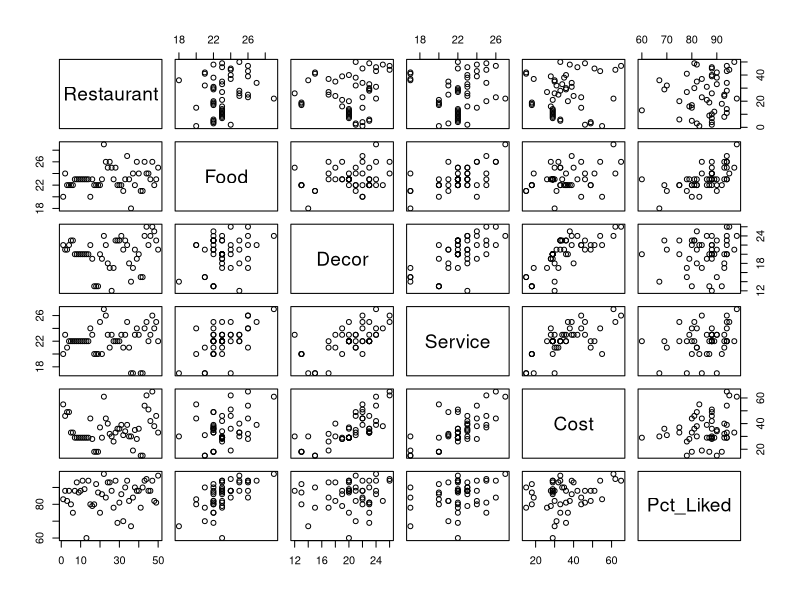
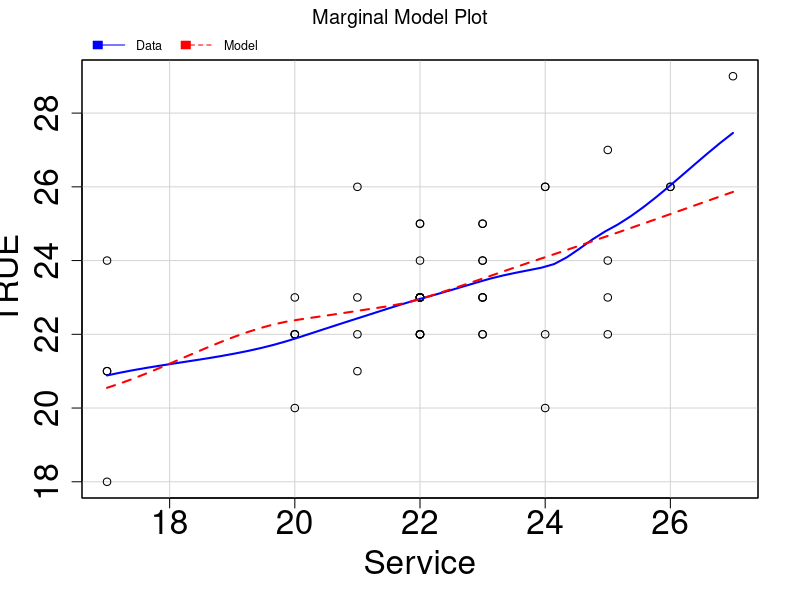
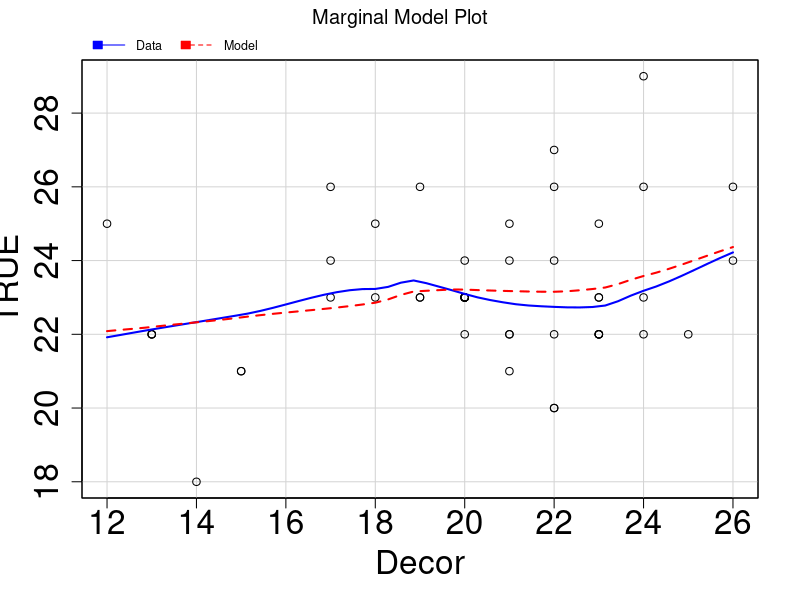
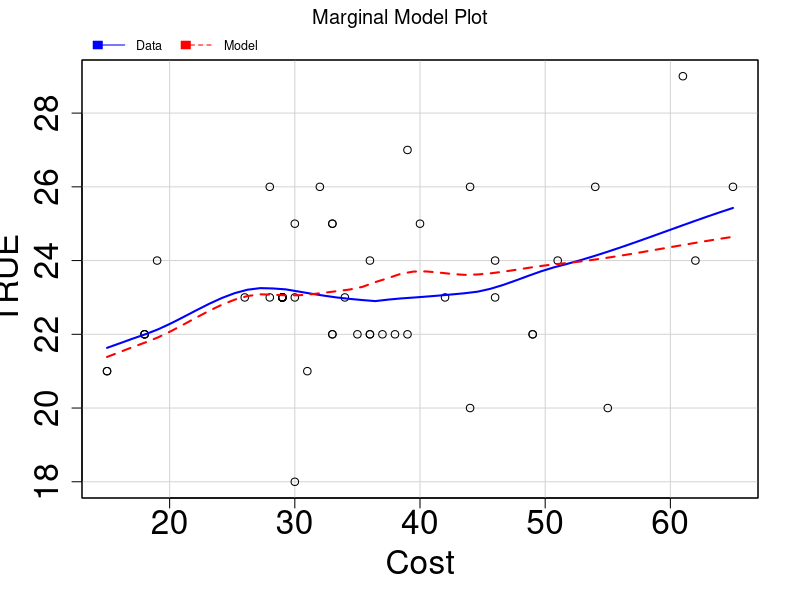

The R script that drew these images, in order:
Italian<-read.csv("ItalianEdit.csv", header=TRUE)
attach(Italian)
plot(Italian)

m1<-lm(Food ~ Service + Pct_Liked + Cost)
anova(m1)
summary(m1)


m2<-lm(Food ~ Pct_Liked + Cost)
summary(m2)


m3<-lm(Food ~ Service)
anova(m3)

anova(m3, m1)  #anova(reduced, full)
#By hand, just to illustrate:
F.num <- (120.101 - 81.731)/(48 - 46)
F.denom <- 81.731 / 46
F <- F.num / F.denom
p.value <- 1 - pf(F, 2, 46)
F
p.value


#Using Matrix Notation:
library(car)
A.vec <-c(0, 0, 1, 0,
          0, 0, 0, 1)
A<-matrix(A.vec, nrow = 2, byrow=T)
linearHypothesis(model=m1, hypothesis.matrix=A, test="F")







#Chapter 6:  Marginal Model Plots
m1<-lm(Food ~ Service + Cost + Decor)
par(cex.main=2, cex.axis = 2, cex.lab=2, mar=c(5,5,2,2), pch=19)
mmps(m1,terms = ~Service, fitted = FALSE)
par(cex.main=2, cex.axis = 2, cex.lab=2, mar=c(9,5,2,3), pch=19)
mmps(m1, terms = ~Decor, fitted = FALSE)
par(cex.main=2, cex.axis = 2, cex.lab=2, mar=c(9,5,2,3), pch=19)
mmps(m1, terms = ~Cost, fitted = FALSE)
